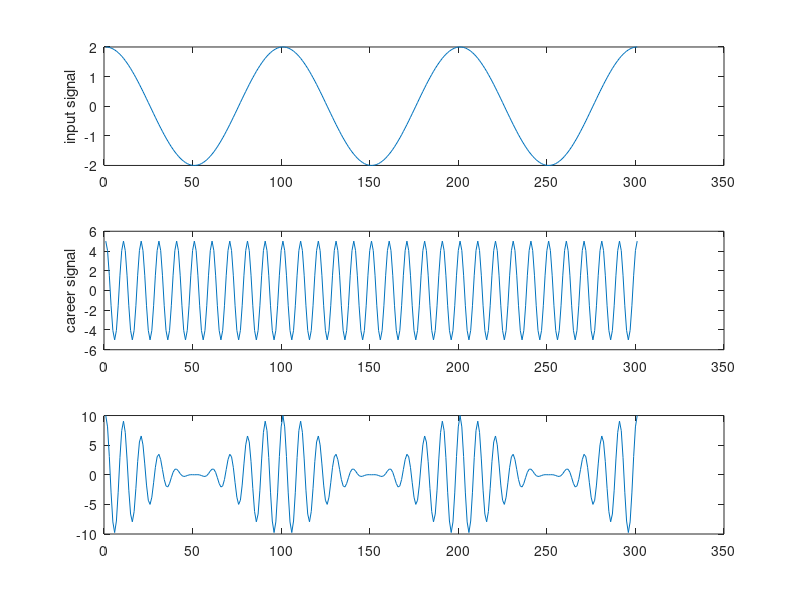

Write MATLAB code to recreate this figure. (Note: this script raises an error after producing the figure.)
t=[0:0.00001:0.003];
input=2*cos(2*pi*1000*t);
career=5*cos(2*pi*10000*t);
AM=(1+0.5*input).*career;

subplot(3,1,1);
plot(input);
ylabel('input signal')
subplot(3,1,2);
plot(career);
ylabel('career signal');
subplot(3,1,3);
plot(AM);
ylable('AM signal');